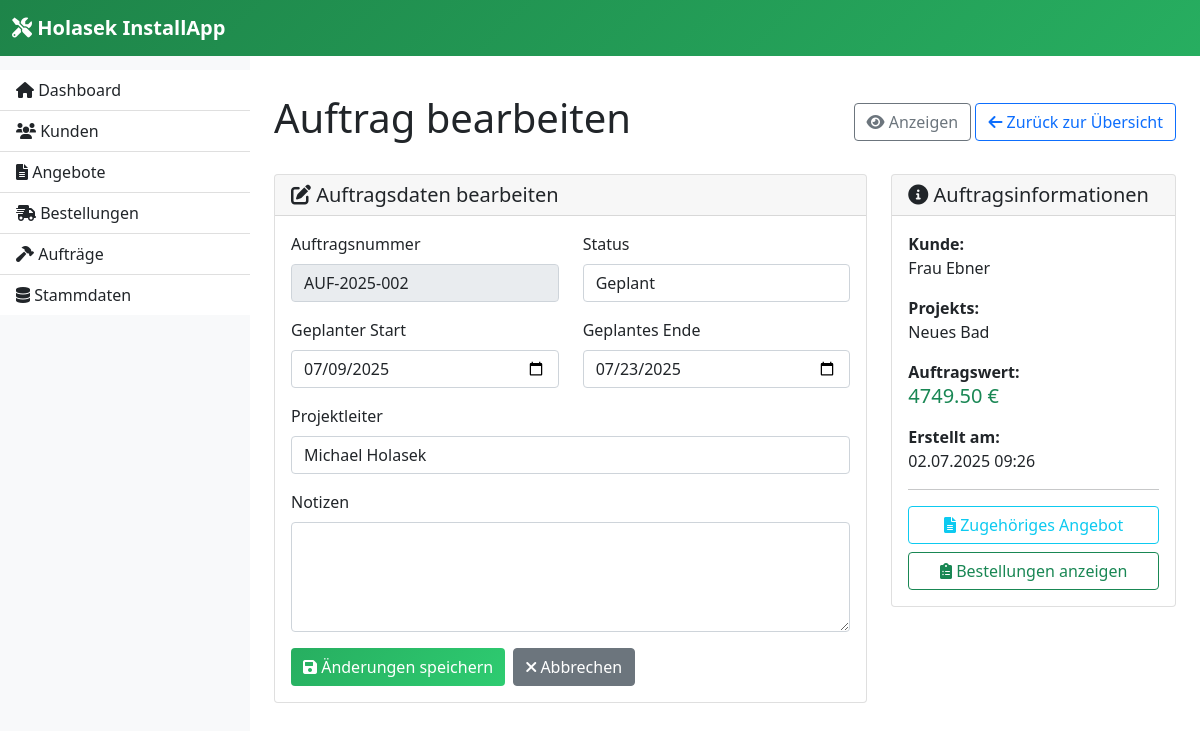
/order/2/edit, run on the app's committed database.
### models.py (models this page shows, shortened)
class Order(db.Model):
    id = db.Column(db.Integer, primary_key=True)
    order_number = db.Column(db.String(50), unique=True, nullable=False)
    quote_id = db.Column(db.Integer, db.ForeignKey('quote.id'), nullable=False)
    created_at = db.Column(db.DateTime, default=datetime.utcnow)
    status = db.Column(db.String(20), default='Geplant')  # Geplant, In Arbeit, Abgeschlossen
    start_date = db.Column(db.Date, nullable=False)
    end_date = db.Column(db.Date, nullable=False)
    notes = db.Column(db.Text)
    project_manager = db.Column(db.String(100))
    quote = db.relationship('Quote', backref=db.backref('order', uselist=False))

class Customer(db.Model):
    id = db.Column(db.Integer, primary_key=True)
    first_name = db.Column(db.String(100), nullable=False)
    last_name = db.Column(db.String(100), nullable=False)
    email = db.Column(db.String(120), nullable=False)
    phone = db.Column(db.String(20))
    address = db.Column(db.Text)
    city = db.Column(db.String(100))
    postal_code = db.Column(db.String(10))
    created_at = db.Column(db.DateTime, default=datetime.utcnow)
    quotes = db.relationship('Quote', backref='customer', lazy=True)

class Quote(db.Model):
    id = db.Column(db.Integer, primary_key=True)
    quote_number = db.Column(db.String(50), unique=True, nullable=False)
    customer_id = db.Column(db.Integer, db.ForeignKey('customer.id'), nullable=False)
    project_description = db.Column(db.Text)
    total_amount = db.Column(db.Float, default=0.0)
    status = db.Column(db.String(20), default='Entwurf')  # Entwurf, Gesendet, Angenommen, Abgelehnt
    created_at = db.Column(db.DateTime, default=datetime.utcnow)
    valid_until = db.Column(db.Date)
    include_additional_info = db.Column(db.Boolean, default=True)
    show_subitem_prices = db.Column(db.Boolean, default=False)  # Preistransparenz Unterpositionen
    markup_percentage = db.Column(db.Float, default=15.0)  # Aufschlag in Prozent (Standard: 15%)
    quote_items = db.relationship('QuoteItem', backref='quote', lazy=True, cascade='all, delete-orphan')

### app.py (the view, shortened to what this page needs)
    @app.route('/order/<int:order_id>/edit', methods=['GET', 'POST'])
    def edit_order(order_id):
        from models import Order
        from forms import OrderUpdateForm
        order = Order.query.get_or_404(order_id)
        if order.status == 'Storniert':
            flash('Stornierte Aufträge können nicht bearbeitet werden!', 'warning')
            return redirect(url_for('view_order', order_id=order.id))
        form = OrderUpdateForm(obj=order)
        return render_template('order_edit.html', order=order, form=form)

### forms.py
class OrderUpdateForm(FlaskForm):
    start_date = DateField('Projektstart *', validators=[DataRequired()])
    end_date = DateField('Projektende *', validators=[DataRequired()])
    project_manager = StringField('Projektleiter', validators=[Optional()])
    status = SelectField('Status', choices=[
        ('Geplant', 'Geplant'),
        ('In Arbeit', 'In Arbeit'),
        ('Abgeschlossen', 'Abgeschlossen'),
        ('Storniert', 'Storniert')
    ], validators=[DataRequired()])
    notes = TextAreaField('Projektnotizen', validators=[Optional()],
                         render_kw={"rows": 4})
    submit = SubmitField('Auftrag aktualisieren')

### app.py (called while the page is built)
def create_app():
    app = Flask(__name__)
    app.config.from_object(Config)
    db.init_app(app)
    app.config['UPLOAD_FOLDER'] = os.path.join(app.root_path, 'static', 'uploads')
    app.config['MAX_CONTENT_LENGTH'] = 16 * 1024 * 1024  # 16MB max file size
    os.makedirs(app.config['UPLOAD_FOLDER'], exist_ok=True)
    @app.template_filter('from_json')
    def from_json_filter(value):
        """Konvertiert JSON-String zu Python-Objekt"""
        if not value:
            return []
        try:
            return json.loads(value)
        except (json.JSONDecodeError, TypeError):
            return []
    @app.context_processor
    def inject_global_vars():
        return {
            'get_default_hourly_rate': get_default_hourly_rate
        }
    register_routes(app)
    return app

### templates/order_edit.html (shortened to what this page needs)
{% extends "base.html" %}
{% block content %}
<div class="row">
    <div class="col-12 d-flex justify-content-between align-items-center mb-4">
        <h1>Auftrag bearbeiten</h1>
        <div>
            <a href="{{ url_for('view_order', order_id=order.id) }}" class="btn btn-outline-secondary">
                <i class="fas fa-eye"></i> Anzeigen
            </a>
            <a href="{{ url_for('orders') }}" class="btn btn-outline-primary">
                <i class="fas fa-arrow-left"></i> Zurück zur Übersicht
            </a>
        </div>
    </div>
</div>
<div class="row">
    <div class="col-lg-8">
        <div class="card">
            <div class="card-header">
                <h5 class="card-title mb-0">
                    <i class="fas fa-edit"></i> Auftragsdaten bearbeiten
                </h5>
            </div>
            <div class="card-body">
                <form method="POST">
                    <div class="row mb-3">
                        <div class="col-md-6">
                            <label class="form-label">Auftragsnummer</label>
                            <input type="text" class="form-control" value="{{ order.order_number }}" readonly>
                        </div>
                        <div class="col-md-6">
                            <label for="{{ form.status.id }}" class="form-label">Status</label>
                            {{ form.status(class="form-control") }}
                        </div>
                    </div>
                    <div class="row mb-3">
                        <div class="col-md-6">
                            <label for="{{ form.start_date.id }}" class="form-label">Geplanter Start</label>
                            {{ form.start_date(class="form-control") }}
                        </div>
                        <div class="col-md-6">
                            <label for="{{ form.end_date.id }}" class="form-label">Geplantes Ende</label>
                            {{ form.end_date(class="form-control") }}
                        </div>
                    </div>
                    <div class="mb-3">
                        <label for="{{ form.project_manager.id }}" class="form-label">Projektleiter</label>
                        {{ form.project_manager(class="form-control") }}
                    </div>
                    <div class="mb-3">
                        <label for="{{ form.notes.id }}" class="form-label">Notizen</label>
                        {{ form.notes(class="form-control", rows="4") }}
                    </div>
                    <div class="d-flex gap-2">
                        <button type="submit" class="btn btn-primary">
                            <i class="fas fa-save"></i> Änderungen speichern
                        </button>
                        <a href="{{ url_for('view_order', order_id=order.id) }}" class="btn btn-secondary">
                            <i class="fas fa-times"></i> Abbrechen
                        </a>
                    </div>
                </form>
            </div>
        </div>
    </div>
    <div class="col-lg-4">
        <div class="card">
            <div class="card-header">
                <h5 class="card-title mb-0">
                    <i class="fas fa-info-circle"></i> Auftragsinformationen
                </h5>
            </div>
            <div class="card-body">
                <p><strong>Kunde:</strong><br>
                {{ order.quote.customer.first_name }} {{ order.quote.customer.last_name }}</p>
                <p><strong>Projekts:</strong><br>
                {{ order.quote.project_description or '-' }}</p>
                <p><strong>Auftragswert:</strong><br>
                <span class="h5 text-success">{{ "%.2f"|format(order.quote.total_amount or 0) }} €</span></p>
                <p><strong>Erstellt am:</strong><br>
                {{ order.created_at.strftime('%d.%m.%Y %H:%M') if order.created_at else '-' }}</p>
                <hr>
                <div class="d-grid gap-2">
                    <a href="{{ url_for('edit_quote', id=order.quote_id) }}" class="btn btn-outline-info">
                        <i class="fas fa-file-alt"></i> Zugehöriges Angebot
                    </a>
                    <a href="{{ url_for('supplier_orders') }}?order_id={{ order.id }}" class="btn btn-outline-success">
                        <i class="fas fa-clipboard-list"></i> Bestellungen anzeigen
                    </a>
                </div>
            </div>
        </div>
    </div>
</div>
{% endblock %}

### templates/base.html (style rules this page uses)
.btn-primary { background: linear-gradient(135deg, #27ae60 0%, #2ecc71 100%); border: none; }

### data on the page
Order: order_number "AUF-2025-002", status "Geplant", start_date "07/09/2025", end_date "07/23/2025", project_manager "Michael Holasek", created_at "02.07.2025 09:26"
Customer: quote.customer.first_name "Frau", quote.customer.last_name "Ebner"
Quote: quote "Neues Bad", quote "4749.50"
